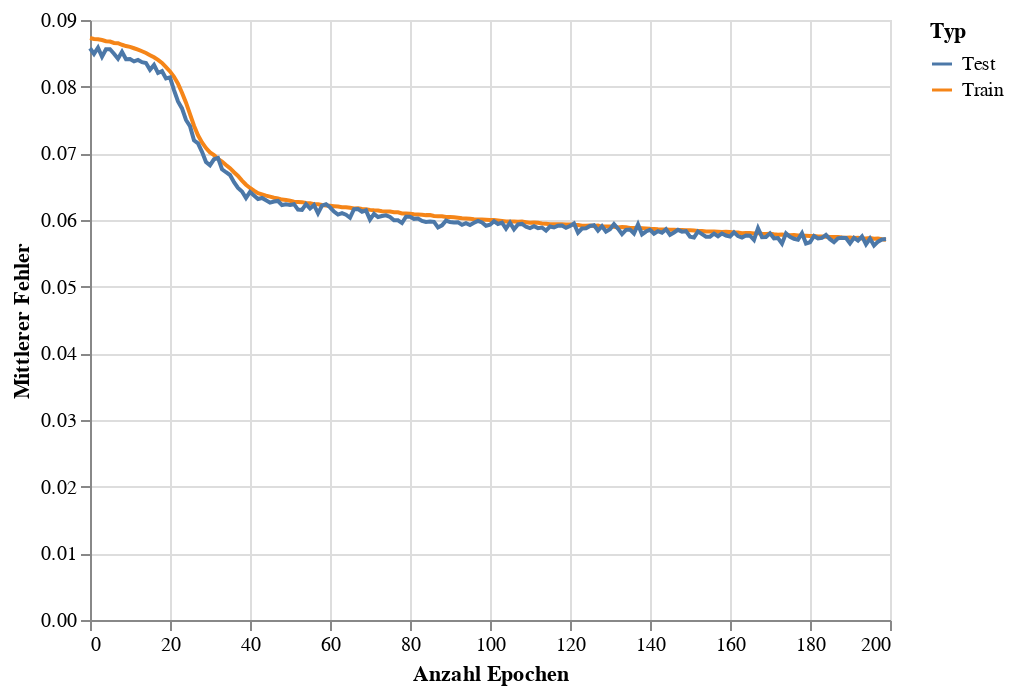

Here is the notebook cell this chart was saved with:
### Code cell
train_eval_loss_chart = alt.Chart(loss_df).mark_line().encode(
    x = alt.X('Epoch', title='Anzahl Epochen'),
    y = alt.Y('Loss',title='Mittlerer Fehler'),
    color = alt.Color('Type',title='Typ')
)
train_eval_loss_chart

### Figure 1 — Vega-Lite specification as saved in the notebook (floating-point values rounded to 4 significant figures; data arrays with more than 128 entries replaced by an {"elided": "..."} marker saying what was removed)
{"config": {"view": {"continuousWidth": 400, "continuousHeight": 300}}, "data": {"name": "data-d57338c071e43d7caf1bff852501eaca"}, "mark": "line", "encoding": {"color": {"field": "Type", "title": "Typ", "type": "nominal"}, "x": {"field": "Epoch", "title": "Anzahl Epochen", "type": "quantitative"}, "y": {"field": "Loss", "title": "Mittlerer Fehler", "type": "quantitative"}}, "$schema": "https://vega.github.io/schema/vega-lite/v4.17.0.json", "datasets": {"data-d57338c071e43d7caf1bff852501eaca": {"elided": "400 records"}}}
